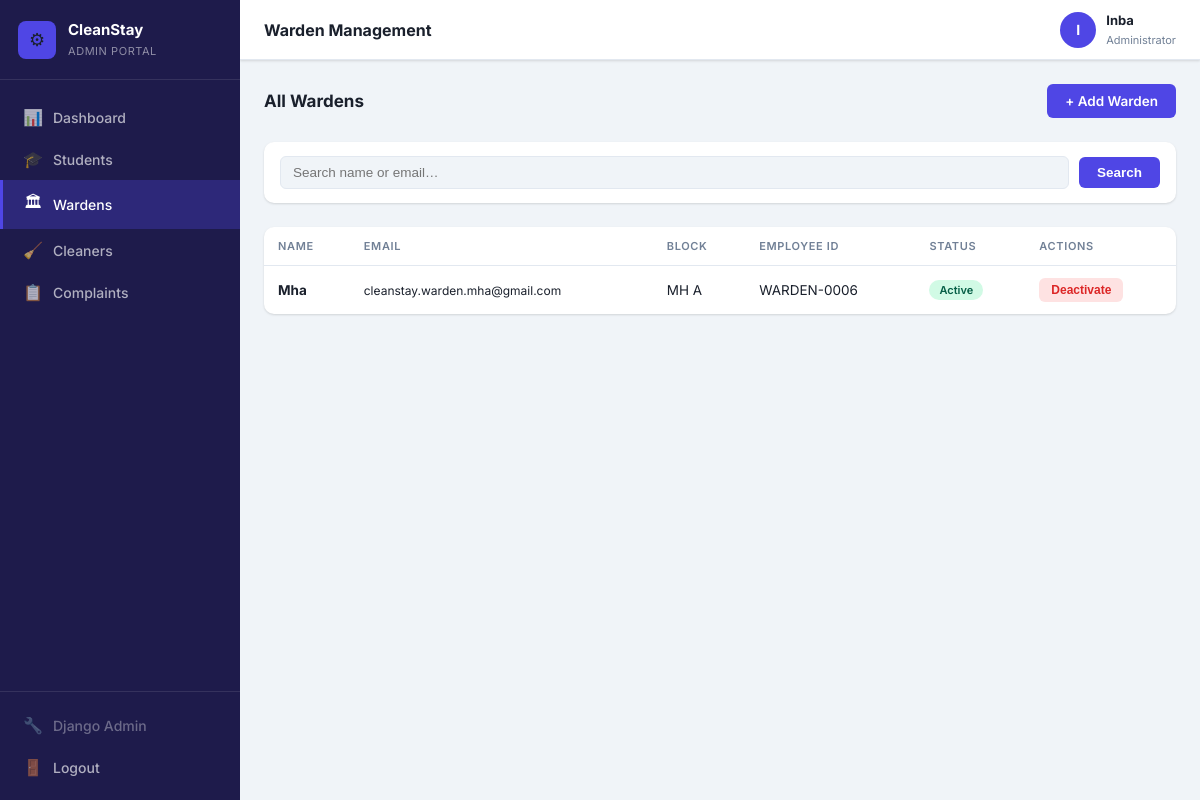
The page /portal/wardens/ (signed in) on the database its author committed.
### accounts/models.py (models this page shows, shortened)
class User(AbstractUser):
    username = None
    ROLE_CHOICES = [
        ("student", "Student"),
        ("warden", "Warden"),
        ("cleaner", "Cleaner"),
        ("admin", "Admin"),
    ]
    name = models.CharField(
        max_length=100
    )
    email = models.EmailField(
        unique=True,
        blank=True,
        null=True
    )
    phone = models.CharField(
        max_length=10,
        unique=True,
        blank=True,
        null=True
    )
    role = models.CharField(
        max_length=20,
        choices=ROLE_CHOICES
    )
    USERNAME_FIELD = "email"
    REQUIRED_FIELDS = ["name"]
    objects = UserManager()

### wardens/models.py (models this page shows, shortened)
class WardenProfile(models.Model):
    user = models.OneToOneField(
        settings.AUTH_USER_MODEL,
        on_delete=models.CASCADE,
        related_name="warden_profile"
    )
    employee_id = models.CharField(max_length=20, unique=True)
    phone_number = models.CharField(max_length=15, blank=True)
    assigned_block = models.CharField(max_length=20, blank=True)

### portal/views.py (the view)
    @login_required
    def wrapper(request, *args, **kwargs):
        if getattr(request.user, "role", None) != "admin":
            return HttpResponseForbidden(
                "This page is accessible to administrators only."
            )
        return view_fn(request, *args, **kwargs)

### portal/views.py (called while the page is built)
def admin_required(view_fn):
    @login_required
    def wrapper(request, *args, **kwargs):
        if getattr(request.user, "role", None) != "admin":
            return HttpResponseForbidden(
                "This page is accessible to administrators only."
            )
        return view_fn(request, *args, **kwargs)
    wrapper.__name__ = view_fn.__name__
    return wrapper

@admin_required
def portal_wardens(request):
    query = request.GET.get("q", "").strip()
    wardens = User.objects.filter(role="warden").select_related(
        "warden_profile"
    ).order_by("name")
    if query:
        wardens = wardens.filter(
            Q(name__icontains=query) | Q(email__icontains=query)
        )
    context = {
        "wardens": wardens,
        "query": query,
    }
    return render(request, "portal/wardens.html", context)

### templates/portal/wardens.html (shortened to what this page needs)
{% extends "portal/base.html" %}
{% block page_title %}Warden Management{% endblock %}
{% block nav_wardens %}active{% endblock %}
{% block content %}
<div class="portal-page">
    <div class="section-header">
        <h2>All Wardens</h2>
        <a href="{% url 'portal:portal_add_warden' %}" class="btn btn-primary">+ Add Warden</a>
    </div>
    <form method="get" class="filter-bar">
        <input type="text" name="q" value="{{ query }}" placeholder="Search name or email…" class="filter-input">
        <button type="submit" class="btn-filter">Search</button>
    </form>
    {% if wardens %}
    <div class="table-wrapper">
        <table class="portal-table">
            <thead>
                <tr>
                    <th>Name</th>
                    <th>Email</th>
                    <th>Block</th>
                    <th>Employee ID</th>
                    <th>Status</th>
                    <th>Actions</th>
                </tr>
            </thead>
            <tbody>
                {% for warden in wardens %}
                {% with profile=warden.warden_profile %}
                <tr>
                    <td><strong>{{ warden.name }}</strong></td>
                    <td class="email-cell">{{ warden.email }}</td>
                    <td>{{ profile.assigned_block|default:"—" }}</td>
                    <td>{{ profile.employee_id|default:"—" }}</td>
                    <td>
                        {% if warden.is_active %}
                            <span class="badge badge-active">Active</span>
                        {% else %}
                            <span class="badge badge-inactive">Inactive</span>
                        {% endif %}
                    </td>
                    <td class="actions-cell">
                        <form method="post" action="{% url 'portal:portal_toggle_user' warden.pk %}" style="display:inline">
                            <button type="submit" class="btn-sm {% if warden.is_active %}btn-sm-danger{% else %}btn-sm-success{% endif %}">
                                {% if warden.is_active %}Deactivate{% else %}Activate{% endif %}
                            </button>
                        </form>
                    </td>
                </tr>
                {% endwith %}
                {% endfor %}
            </tbody>
        </table>
    </div>
    {% else %}
    <div class="empty-state">
        <div class="empty-icon">🏛</div>
        <p>No wardens found{% if query %} for "{{ query }}"{% endif %}.</p>
        <a href="{% url 'portal:portal_add_warden' %}" class="btn btn-primary">Add First Warden</a>
    </div>
    {% endif %}
</div>
{% endblock %}

### templates/portal/base.html (shortened to what this page needs)
{% load static %}
<!DOCTYPE html>
<html lang="en">
<head>
    <link rel="stylesheet" href="{% static 'css/portal.css' %}">
</head>
<body class="portal-body">
<aside class="portal-sidebar" id="portalSidebar">
    <div class="sidebar-brand">
        <div class="sidebar-brand-icon">⚙</div>
        <div class="sidebar-brand-text">
            <strong>CleanStay</strong>
            <span>Admin Portal</span>
        </div>
    </div>
    <nav class="sidebar-nav">
        <a href="{% url 'portal:portal_dashboard' %}" class="sidebar-link {% block nav_dashboard %}{% endblock %}">
            <span class="sidebar-icon">📊</span> Dashboard
        </a>
        <a href="{% url 'portal:portal_students' %}" class="sidebar-link {% block nav_students %}{% endblock %}">
            <span class="sidebar-icon">🎓</span> Students
        </a>
        <a href="{% url 'portal:portal_wardens' %}" class="sidebar-link {% block nav_wardens %}{% endblock %}">
            <span class="sidebar-icon">🏛</span> Wardens
        </a>
        <a href="{% url 'portal:portal_cleaners' %}" class="sidebar-link {% block nav_cleaners %}{% endblock %}">
            <span class="sidebar-icon">🧹</span> Cleaners
        </a>
        <a href="{% url 'portal:portal_complaints' %}" class="sidebar-link {% block nav_complaints %}{% endblock %}">
            <span class="sidebar-icon">📋</span> Complaints
        </a>
    </nav>
    <div class="sidebar-footer">
        <a href="/admin/" class="sidebar-link sidebar-link-muted" target="_blank">
            <span class="sidebar-icon">🔧</span> Django Admin
        </a>
        <a href="{% url 'logout' %}" class="sidebar-link sidebar-link-danger">
            <span class="sidebar-icon">🚪</span> Logout
        </a>
    </div>
</aside>
<div class="portal-main">
    <header class="portal-topbar">
        <div class="topbar-title">{% block page_title %}Dashboard{% endblock %}</div>
        <div class="topbar-user">
            <div class="topbar-avatar">{{ request.user.name|first|upper }}</div>
            <div class="topbar-user-info">
                <strong>{{ request.user.name|default:"Admin" }}</strong>
                <span>Administrator</span>
            </div>
        </div>
    </header>
    <main class="portal-content">
        {% block content %}{% endblock %}
    </main>
</div>
</body>
</html>

### rows shown on the page
User: user.name|first "I", user.name "Inba"
User: name "Mha", email "cleanstay.warden.mha@gmail.com", warden_profile.assigned_block "MH A", warden_profile.employee_id "WARDEN-0006", is_active "Active"
